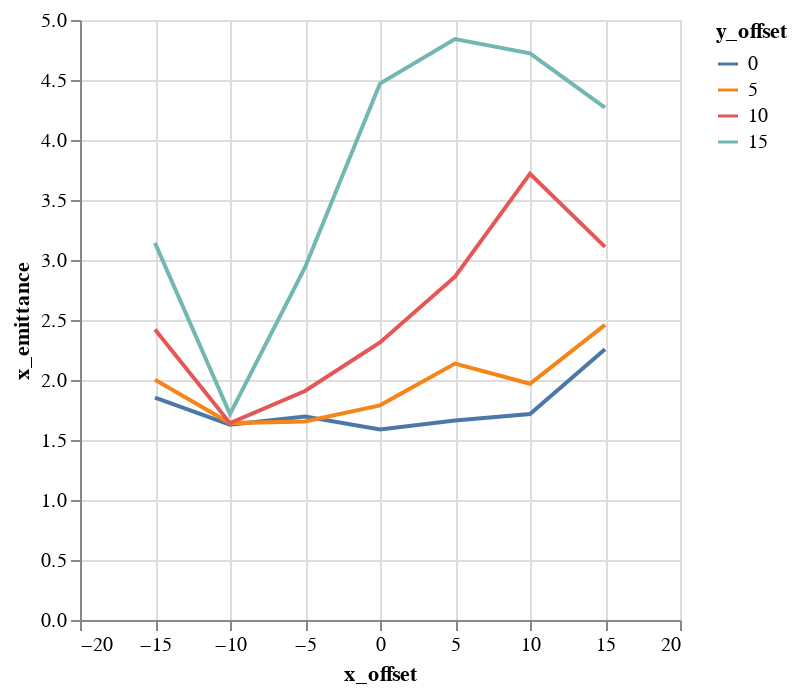

Notebook cell for this chart:
### Code cell
alt.Chart(emit_df).mark_line().encode(
    color='y_offset:N',
    x='x_offset',
    y='x_emittance',
)

### Figure 1 — Vega-Lite specification as saved in the notebook (floating-point values rounded to 4 significant figures)
{"$schema": "https://vega.github.io/schema/vega-lite/v1.2.1.json", "data": {"values": [{"losses": 1, "relbeta": 0.002308, "sourceID": 16777222, "sourceName": "x_-15_y_0", "x_emittance": 1.854, "x_norm_emittance": 0.004279, "x_offset": -15, "y_emittance": 1.59, "y_norm_emittance": 0.003671, "y_offset": 0}, {"losses": 2, "relbeta": 0.002308, "sourceID": 16777229, "sourceName": "x_-15_y_5", "x_emittance": 2.001, "x_norm_emittance": 0.00462, "x_offset": -15, "y_emittance": 1.771, "y_norm_emittance": 0.004088, "y_offset": 5}, {"losses": 1, "relbeta": 0.002308, "sourceID": 16777236, "sourceName": "x_-15_y_10", "x_emittance": 2.421, "x_norm_emittance": 0.005588, "x_offset": -15, "y_emittance": 2.188, "y_norm_emittance": 0.00505, "y_offset": 10}, {"losses": 2, "relbeta": 0.002308, "sourceID": 16777243, "sourceName": "x_-15_y_15", "x_emittance": 3.141, "x_norm_emittance": 0.007251, "x_offset": -15, "y_emittance": 2.782, "y_norm_emittance": 0.006421, "y_offset": 15}, {"losses": 0, "relbeta": 0.002308, "sourceID": 16777220, "sourceName": "x_-10_y_0", "x_emittance": 1.628, "x_norm_emittance": 0.003758, "x_offset": -10, "y_emittance": 1.553, "y_norm_emittance": 0.003585, "y_offset": 0}, {"losses": 0, "relbeta": 0.002308, "sourceID": 16777227, "sourceName": "x_-10_y_5", "x_emittance": 1.641, "x_norm_emittance": 0.003787, "x_offset": -10, "y_emittance": 1.624, "y_norm_emittance": 0.003749, "y_offset": 5}, {"losses": 0, "relbeta": 0.002308, "sourceID": 16777234, "sourceName": "x_-10_y_10", "x_emittance": 1.64, "x_norm_emittance": 0.003787, "x_offset": -10, "y_emittance": 1.826, "y_norm_emittance": 0.004216, "y_offset": 10}, {"losses": 0, "relbeta": 0.002308, "sourceID": 16777241, "sourceName": "x_-10_y_15", "x_emittance": 1.716, "x_norm_emittance": 0.003962, "x_offset": -10, "y_emittance": 1.936, "y_norm_emittance": 0.004469, "y_offset": 15}, {"losses": 0, "relbeta": 0.002308, "sourceID": 16777218, "sourceName": "x_-5_y_0", "x_emittance": 1.696, "x_norm_emittance": 0.003916, "x_offset": -5, "y_emittance": 1.741, "y_norm_emittance": 0.00402, "y_offset": 0}, {"losses": 0, "relbeta": 0.002308, "sourceID": 16777225, "sourceName": "x_-5_y_5", "x_emittance": 1.655, "x_norm_emittance": 0.00382, "x_offset": -5, "y_emittance": 1.754, "y_norm_emittance": 0.004049, "y_offset": 5}, {"losses": 0, "relbeta": 0.002308, "sourceID": 16777232, "sourceName": "x_-5_y_10", "x_emittance": 1.908, "x_norm_emittance": 0.004405, "x_offset": -5, "y_emittance": 1.995, "y_norm_emittance": 0.004605, "y_offset": 10}, {"losses": 0, "relbeta": 0.002308, "sourceID": 16777239, "sourceName": "x_-5_y_15", "x_emittance": 2.938, "x_norm_emittance": 0.006782, "x_offset": -5, "y_emittance": 2.653, "y_norm_emittance": 0.006125, "y_offset": 15}, {"losses": 0, "relbeta": 0.002308, "sourceID": 16777216, "sourceName": "x_0_y_0", "x_emittance": 1.587, "x_norm_emittance": 0.003664, "x_offset": 0, "y_emittance": 1.586, "y_norm_emittance": 0.003661, "y_offset": 0}, {"losses": 0, "relbeta": 0.002308, "sourceID": 16777223, "sourceName": "x_0_y_5", "x_emittance": 1.789, "x_norm_emittance": 0.00413, "x_offset": 0, "y_emittance": 1.863, "y_norm_emittance": 0.0043, "y_offset": 5}, {"losses": 0, "relbeta": 0.002308, "sourceID": 16777230, "sourceName": "x_0_y_10", "x_emittance": 2.312, "x_norm_emittance": 0.005338, "x_offset": 0, "y_emittance": 2.477, "y_norm_emittance": 0.005718, "y_offset": 10}, {"losses": 0, "relbeta": 0.002308, "sourceID": 16777237, "sourceName": "x_0_y_15", "x_emittance": 4.471, "x_norm_emittance": 0.01032, "x_offset": 0, "y_emittance": 4.312, "y_norm_emittance": 0.009955, "y_offset": 15}, {"losses": 0, "relbeta": 0.002308, "sourceID": 16777217, "sourceName": "x_5_y_0", "x_emittance": 1.663, "x_norm_emittance": 0.003838, "x_offset": 5, "y_emittance": 1.781, "y_norm_emittance": 0.004112, "y_offset": 0}, {"losses": 0, "relbeta": 0.002308, "sourceID": 16777224, "sourceName": "x_5_y_5", "x_emittance": 2.137, "x_norm_emittance": 0.004933, "x_offset": 5, "y_emittance": 1.942, "y_norm_emittance": 0.004483, "y_offset": 5}, {"losses": 0, "relbeta": 0.002308, "sourceID": 16777231, "sourceName": "x_5_y_10", "x_emittance": 2.861, "x_norm_emittance": 0.006604, "x_offset": 5, "y_emittance": 2.709, "y_norm_emittance": 0.006253, "y_offset": 10}, {"losses": 0, "relbeta": 0.002308, "sourceID": 16777238, "sourceName": "x_5_y_15", "x_emittance": 4.841, "x_norm_emittance": 0.01117, "x_offset": 5, "y_emittance": 4.892, "y_norm_emittance": 0.01129, "y_offset": 15}, {"losses": 0, "relbeta": 0.002308, "sourceID": 16777219, "sourceName": "x_10_y_0", "x_emittance": 1.716, "x_norm_emittance": 0.003962, "x_offset": 10, "y_emittance": 1.712, "y_norm_emittance": 0.003952, "y_offset": 0}, {"losses": 0, "relbeta": 0.002308, "sourceID": 16777226, "sourceName": "x_10_y_5", "x_emittance": 1.969, "x_norm_emittance": 0.004545, "x_offset": 10, "y_emittance": 1.838, "y_norm_emittance": 0.004243, "y_offset": 5}, {"losses": 0, "relbeta": 0.002308, "sourceID": 16777233, "sourceName": "x_10_y_10", "x_emittance": 3.719, "x_norm_emittance": 0.008586, "x_offset": 10, "y_emittance": 3.171, "y_norm_emittance": 0.00732, "y_offset": 10}, {"losses": 0, "relbeta": 0.002308, "sourceID": 16777240, "sourceName": "x_10_y_15", "x_emittance": 4.722, "x_norm_emittance": 0.0109, "x_offset": 10, "y_emittance": 4.434, "y_norm_emittance": 0.01024, "y_offset": 15}, {"losses": 0, "relbeta": 0.002308, "sourceID": 16777221, "sourceName": "x_15_y_0", "x_emittance": 2.256, "x_norm_emittance": 0.005207, "x_offset": 15, "y_emittance": 1.65, "y_norm_emittance": 0.003808, "y_offset": 0}, {"losses": 1, "relbeta": 0.002308, "sourceID": 16777228, "sourceName": "x_15_y_5", "x_emittance": 2.459, "x_norm_emittance": 0.005677, "x_offset": 15, "y_emittance": 1.821, "y_norm_emittance": 0.004203, "y_offset": 5}, {"losses": 0, "relbeta": 0.002308, "sourceID": 16777235, "sourceName": "x_15_y_10", "x_emittance": 3.109, "x_norm_emittance": 0.007177, "x_offset": 15, "y_emittance": 2.83, "y_norm_emittance": 0.006533, "y_offset": 10}, {"losses": 0, "relbeta": 0.002308, "sourceID": 16777242, "sourceName": "x_15_y_15", "x_emittance": 4.269, "x_norm_emittance": 0.009855, "x_offset": 15, "y_emittance": 4.313, "y_norm_emittance": 0.009956, "y_offset": 15}]}, "encoding": {"color": {"field": "y_offset", "type": "nominal"}, "x": {"field": "x_offset", "type": "quantitative"}, "y": {"field": "x_emittance", "type": "quantitative"}}, "mark": "line"}
